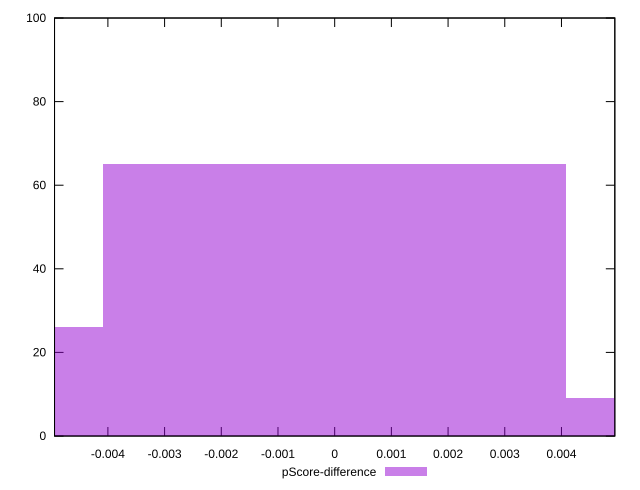

gnuplot code for this plot:
reset

$pScoreDifference <<EOF
0 65
-0.008155223021253953 26
0.008155223021253953 9
EOF

set key outside below
set boxwidth 0.008155223021253953
set xrange [-0.004941176470588227:0.004941176470588227]
set yrange [0:100]
set trange [0:100]
set style fill transparent solid 0.5 noborder
set terminal svg size 640, 490 enhanced background rgb 'white'
set output "report_00019_2021-02-10T18-14-37.922Z//render-blocking-resources/samples/pages+cached/pScore-difference/histogram.svg"

plot $pScoreDifference title "pScore-difference" with boxes

reset
